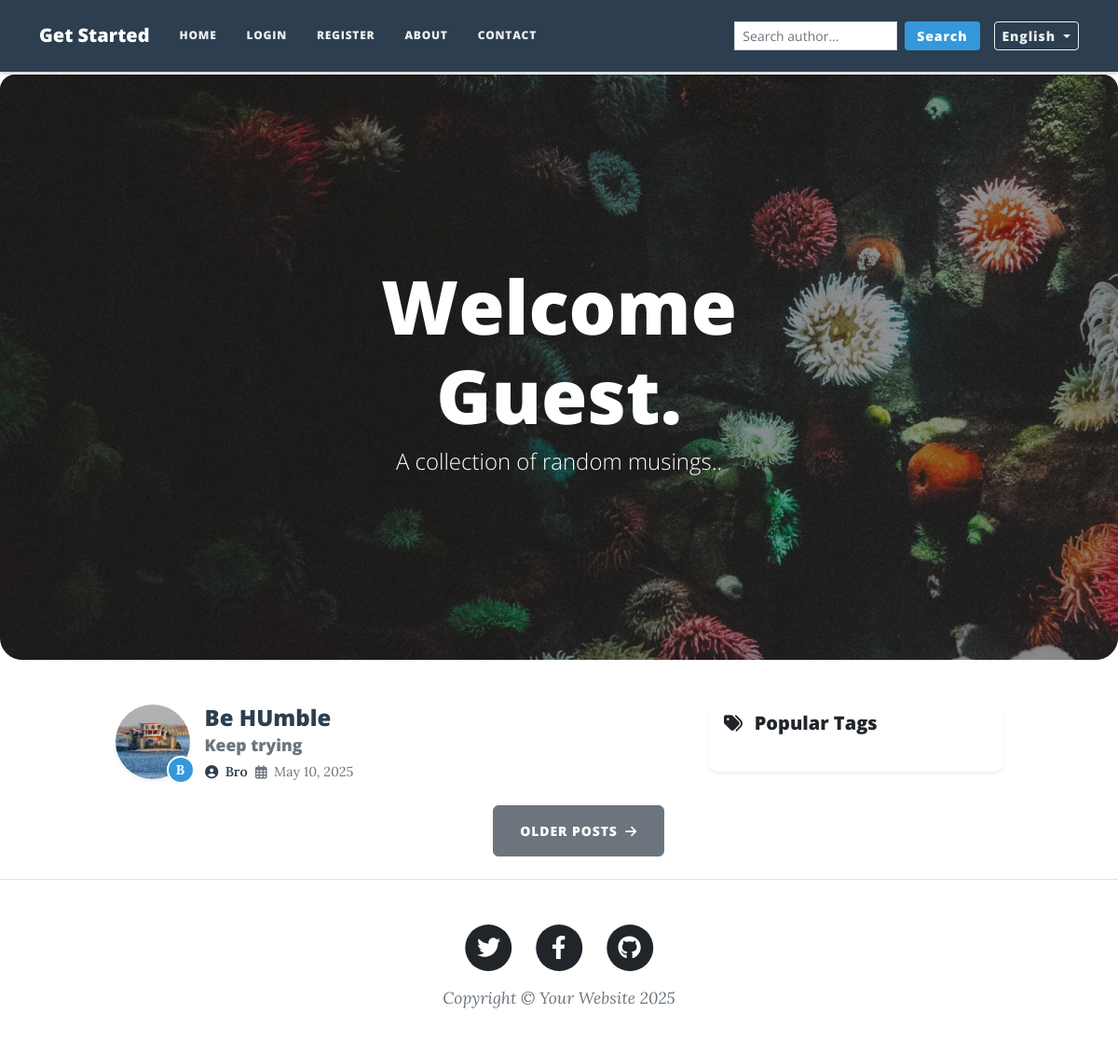
The page / on the database its author committed.
### main.py (models this page shows, shortened)
class BlogPost(db.Model):
    __tablename__ = "blog_posts"
    id = db.Column(db.Integer, primary_key=True)
    author_id = db.Column(db.Integer, db.ForeignKey("users.id"))
    author = relationship("User", back_populates="posts")
    title = db.Column(db.String(250), unique=True, nullable=False)
    subtitle = db.Column(db.String(250), nullable=False)
    date = db.Column(db.String(250), nullable=False)
    body = db.Column(db.Text, nullable=False)
    img_url = db.Column(db.String(250), nullable=False)
    comments = relationship("Comment", back_populates="parent_post")
    likes = relationship("Like", back_populates="post", cascade="all, delete-orphan")
    tags = relationship('Tag', secondary=post_tags, backref=db.backref('posts', lazy='dynamic'))

class User(UserMixin, db.Model):
    __tablename__ = "users"
    id = db.Column(db.Integer, primary_key=True)
    email = db.Column(db.String(100), unique=True)
    password = db.Column(db.String(100))
    name = db.Column(db.String(100))
    confirmed = db.Column(db.Boolean, default=False)
    receive_notifications = db.Column(db.Boolean, default=True)
    profile_image = db.Column(db.String(250), nullable=True)
    receive_reply_notifications = db.Column(db.Boolean, default=True)
    posts = relationship("BlogPost", back_populates="author")
    comments = relationship("Comment", back_populates="comment_author")
    likes = relationship("Like", back_populates="user", cascade="all, delete-orphan")
    subscribed_tags = db.relationship('Tag', secondary='user_tag_subscriptions', backref='subscribers')

### main.py (the view)
@app.route('/')
def get_all_posts():
    result = db.session.execute(db.select(BlogPost))
    posts = result.scalars().all()
    return render_template("index.html", all_posts=posts, current_user=current_user, get_gravatar_url=get_gravatar_url)

### main.py (called while the page is built, shortened)
def get_locale():
    if 'lang' in request.args:
        lang = request.args['lang']
        if lang in app.config['LANGUAGES']:
            session['lang'] = lang
            return lang
    if 'lang' in session:
        return session['lang']
    return request.accept_languages.best_match(app.config['LANGUAGES'].keys())

@app.context_processor
def inject_template_methods():
    return {
        'get_locale': get_locale,
        'current_language': session.get('lang', 'en')
    }

@app.context_processor
def inject_tags():
    popular_tags = db.session.query(
        Tag,
        db.func.count(post_tags.c.post_id).label('count')
    ).join(post_tags).group_by(Tag).order_by(db.desc('count')).limit(20).all()
    tags_with_size = []
    return {'popular_tags': tags_with_size}

### templates/index.html (shortened to what this page needs)
{% include "header.html" %}
<header class="masthead rounded-bottom-4 rounded-top-4 overflow-hidden" style="background-image: url('../static/assets/img/home-bg.jpg')">
  <div class="container position-relative px-4 px-lg-5">
    <div class="row gx-4 gx-lg-5 justify-content-center">
      <div class="col-md-10 col-lg-8 col-xl-7">
        <div class="site-heading">
          <h1>
              {{ _("Welcome") }}
              {% if current_user.is_authenticated %}
                {{ current_user.name }}.
              {% else %}
                {{ _("Guest") }}.
              {% endif %}
          </h1>
          <span class="subheading">{{ _("A collection of random musings.") }}.</span>
        </div>
      </div>
    </div>
  </div>
</header>
<div class="container px-4 px-lg-5">
  <div class="row gx-4 gx-lg-5 justify-content-center">
    <div class="col-md-10 col-lg-8 col-xl-7">
      {% for post in all_posts %}
      <div class="post-preview d-flex align-items-start mb-4">
        <div class="author-avatar me-3 position-relative">
          <img class="rounded-circle shadow-sm"
               src="{% if post.author.profile_image %}
                    {{ url_for('static', filename='profile_pics/' + post.author.profile_image) }}
                    {% else %}
                    {{ get_gravatar_url(post.author.email, 80) }}
                    {% endif %}"
               style="width: 80px; height: 80px; object-fit: cover;">
          <div class="author-badge">{{ post.author.name|first|upper }}</div>
        </div>
        <div class="post-content">
          <a href="{{ url_for('show_post', post_id=post.id) }}" class="text-decoration-none">
            <h2 class="post-title mb-1">{{ post.title }}</h2>
            <h3 class="post-subtitle text-muted mb-2">{{ post.subtitle }}</h3>
          </a>
          <div class="author-info d-flex align-items-center">
            <span class="author-name me-2">
              <i class="fas fa-user-circle me-1"></i>
              <span class="fw-semibold">{{ post.author.name }}</span>
            </span>
            <span class="post-date text-muted">
              <i class="far fa-calendar-alt me-1"></i>
              {{ post.date }}
            </span>
          </div>
        </div>
      </div>
      {% endfor %}
      <div class="d-flex justify-content-end mb-4">
        <a class="btn btn-secondary text-uppercase" href="#!">
          {{ _('Older Posts') }} <i class="fas fa-arrow-right ms-1"></i>
        </a>
      </div>
    </div>
    <div class="col-lg-4 d-none d-lg-block">
      <div class="card mb-4 shadow-sm border-0">
        <div class="card-header bg-white border-0">
          <h5 class="mb-0"><i class="fas fa-tags me-2"></i> {{ _("Popular Tags") }}</h5>
        </div>
        <div class="card-body">
        </div>
      </div>
    </div>
  </div>
</div>
{% include "footer.html" %}

### templates/header.html (style rules this page uses)
body { padding-top: 80px; }

### templates/index.html (style rules this page uses)
.masthead { border-bottom-left-radius: 1.5rem !important; border-bottom-right-radius: 1.5rem !important; overflow: hidden; }
.author-avatar { position: relative; flex-shrink: 0; }
.author-badge { position: absolute; bottom: -5px; right: -5px; width: 30px; height: 30px; background-color: #3498db; color: white; border-radius: 50%; display: flex; align-items: center; justify-content: center; font-weight: bold; font-size: 0.9rem; border: 2px solid white; }
.author-info { font-size: 0.9rem; }
.author-name { color: #2c3e50; }
.post-title { font-size: 1.5rem; color: #2c3e50; transition: color 0.2s; }
.post-subtitle { font-size: 1.1rem; }
.col-lg-4 { display: none; }

### rows shown on the page
BlogPost: profile_image (picture), author.name|first "B", title "Be HUmble", subtitle "Keep trying", author.name "Bro", date "May 10, 2025"

### other values the page prints
{{ config['LANGUAGES'].get(session.get('lang', 'en'), 'English') }} "English"
